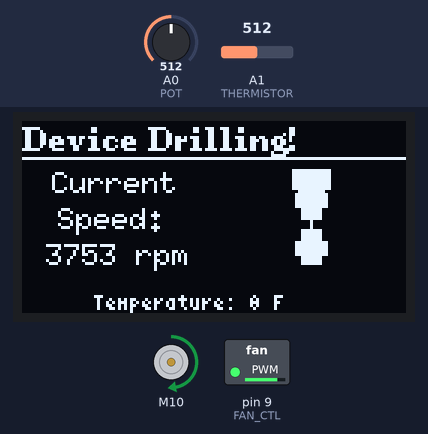
Bench run of a sketch on a simulated Arduino Uno, built with avr-gcc and run on an emulated ATmega328P. Parts: 128×64 one-colour display, DC motor (green arrow = forward, orange = backward, longer = faster), switched loads named in the sketch (green lamp = pin HIGH). The inputs (shaded band) are chosen by the test bench; at power-on: A0 (POT) = 512, A1 (THERMISTOR) = 512. What the sketch prints to the serial monitor is not drawn.

Above: at 1.4 s.
1.5 s: A0 (POT) set to 70
At 2.0 s:
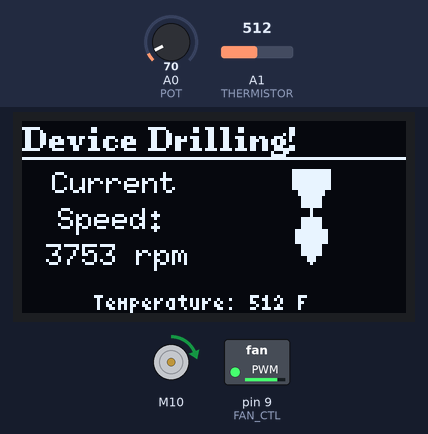
4.2 s: A0 (POT) set to 59
At 5.9 s:
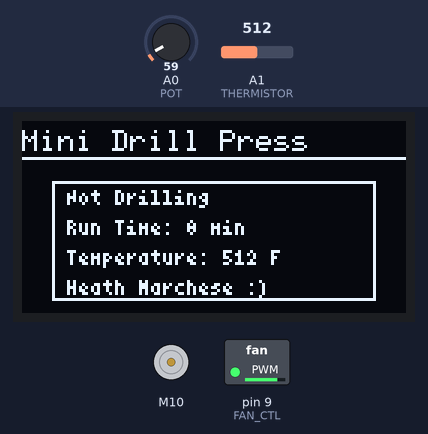
6.3 s: A0 (POT) set to 716
At 7.3 s:
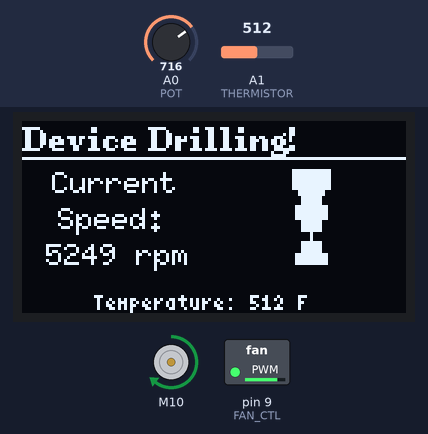
Timing chart, 0 to 9.3 s (numbered marks = the images above; inputs shaded):
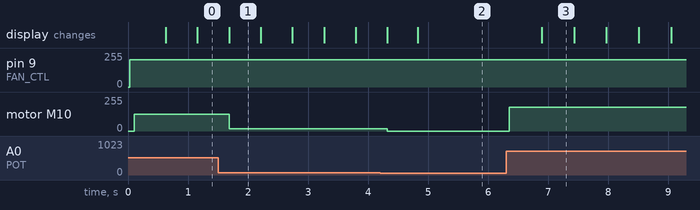

The sketch:

MDP_Sketch.ino
```cpp
// Libraries
#include <L298N.h>
#include <Wire.h>
#include <U8g2lib.h>
#include "drill_bitmaps.h"

// Arduino UNO Pin Definitions
#define IN1 10
#define IN2 11
#define EN 6  // PWM Capable

#define FAN_SENSE 8
#define FAN_CTL 9 // PWM Capable

#define POT A0
#define THERMISTOR A1

// Default SDA A4
// Default SCL A5

// Data Variables
volatile unsigned int motorRead = 0; // Motor speed adjustment value from POT
volatile unsigned short motorSpeed = 0;  // Calculated motor speed
volatile unsigned int tempReading = 0; // Temp reading
volatile float tempValue = 0.0; // Calculated temp value
volatile const unsigned int criticalTemp = 400; // NEED TO ADJUST FOR SYSTEM EFFICIENCY
volatile unsigned int fanRead = 0; // Fan interrupt counter for speed sensing
volatile unsigned int fanSpeed = 0;  // Measured speed in RPM


// Display Pages
enum DisplayPage
{
   PAGE_HOME,
   PAGE_SPINNING
};

DisplayPage currentPage = PAGE_HOME;

// Timing variables
unsigned long startMillis;
unsigned long lastMotorMillis = 0;
unsigned long lastTempMillis = 0;
unsigned long lastFanMillis = 0;
unsigned long lastDisplayMillis = 0;

// Update intervals (ms)
const unsigned long MOTOR_INTERVAL = 100; // Update motor speed every 100 ms
const unsigned long TEMP_INTERVAL  = 1000;  // Check temp every second
const unsigned long DISPLAY_INTERVAL = 100; // Update screen every 100 ms
const unsigned long FAN_INTERVAL = 60000; // Update rpm every minute

// Animate spin
const char *spinFrames[8] =
{
  drill_frame_0_bits,
  drill_frame_1_bits,
  drill_frame_2_bits,
  drill_frame_3_bits,
  drill_frame_4_bits,
  drill_frame_5_bits,
  drill_frame_6_bits,
  drill_frame_7_bits
};
int spinState = 0;

// Create U8G2 display object (SH1106 128x64, I2C)
U8G2_SH1106_128X64_NONAME_1_HW_I2C u8g2(U8G2_R0, /* reset=*/ U8X8_PIN_NONE);

// Create motor object
L298N motor(EN, IN1, IN2);

void setup()
{
  Serial.begin(115200);
  while(!Serial);

  // Initialize motor
  motor.setSpeed(0);

  // Initalize Display
  u8g2.begin();
  u8g2.setPowerSave(0);

  // Initialize fan
  pinMode(FAN_CTL, OUTPUT);
  analogWrite(FAN_CTL, 0);
  attachInterrupt(digitalPinToInterrupt(FAN_SENSE), fanRead, RISING);
}

void loop()
{
  unsigned long now = millis();

  // ----- Update Motor -----
  if (now - lastMotorMillis >= MOTOR_INTERVAL)
  {
    lastMotorMillis = now;

    motorRead = analogRead(POT);

    motorSpeed = map(motorRead, 0, 1023, 0, 255);

    if (motorSpeed > 15)
    {
      currentPage = PAGE_SPINNING;
      motor.setSpeed(motorSpeed);
      motor.forward();
      Serial.println(motorSpeed);

      // Update animation
      spinState = (spinState + 1) % 8;
    }
    else
    {
      currentPage = PAGE_HOME;
      motor.stop();
      spinState = 0;
    }

    // Change this eventually to use rotary encoder!
    motorSpeed = map(motorRead, 0, 1023, 0, 7500);
  }

  // ----- Update Temperature -----
  if (now - lastTempMillis >= TEMP_INTERVAL)
  {
    lastTempMillis = now;
    tempReading = analogRead(THERMISTOR);

    // ADD WAY TO CALCULATE AMBIENT TEMP
  }

  // ----- Update Fan -----
  if (tempReading - criticalTemp > 0)
  {
    analogWrite(FAN_CTL, 204);

    if (now - lastFanMillis >= FAN_INTERVAL)
    {
      fanSpeed = fanRead * 30;
      fanRead = 0;

      // Fan speed not being used for anything
      //Serial.println("Fan Speed %d rpm", fanSpeed);
    }
  }
  else
  {
    analogWrite(FAN_CTL, 0);
  }

  // ----- Update Display -----
  if (now - lastDisplayMillis >= DISPLAY_INTERVAL)
  {
    lastDisplayMillis = now;
    updateDisplay();
  }
}

void updateDisplay()
{
  char buf[16];
  u8g2.firstPage();
  do
  {
    if (currentPage == PAGE_HOME) // HOME PAGE
    {
      u8g2.setFont(u8g2_font_6x10_tf);
      u8g2.drawStr(0, 10, "Mini Drill Press");
      u8g2.drawHLine(0, 12, 128);

      uint8_t boxX = 10, boxY = 20, boxW = 108, boxH = 40;
      u8g2.drawFrame(boxX, boxY, boxW, boxH);

      u8g2.setFont(u8g2_font_4x6_tf);
      u8g2.setCursor(boxX + 5, boxY + 8);
      u8g2.print("Not Drilling");

      // Smooth run-time counter
      unsigned long elapsed = (millis() - startMillis) / 60000;
      u8g2.setCursor(boxX + 5, boxY + 18);
      u8g2.print("Run Time: ");
      sprintf(buf, "%lu min", elapsed);
      u8g2.print(buf);

      // Temperature
      u8g2.setCursor(boxX + 5, boxY + 28);
      u8g2.print("Temperature: ");
      sprintf(buf, "%d F", tempReading);
      u8g2.print(buf);

      // Placeholder
      u8g2.setCursor(boxX + 5, boxY + 38);
      u8g2.print("Heath Marchese :)");

    }
    else // SPINNING PAGE
    {
      //u8g2.setFont(u8g2_font_helvB24_tf);
      u8g2.setFont(u8g2_font_ncenB08_tr);
      u8g2.drawStr(0, 10, "Device Drilling!");
      u8g2.drawHLine(0, 12, 128);

      u8g2.setFont(u8g2_font_6x10_tf);
      u8g2.drawStr(10, 24, "Current");
      u8g2.drawStr(12, 36, "Speed:");
      sprintf(buf, "%hd rpm", motorSpeed);
      u8g2.drawStr(8, 48, buf);

      // Drill spinning animation
      u8g2.drawXBMP(80, 16, 32, 32, spinFrames[spinState]);

      u8g2.setFont(u8g2_font_4x6_tf);
      u8g2.setCursor(24, 63);
      u8g2.print("Temperature: ");
      sprintf(buf, "%d F", tempReading);
      u8g2.print(buf);
    }
  } while (u8g2.nextPage());
}
```

Source omitted: drill_bitmaps.h (data table, 5751 bytes)

Measured:
- the behaviour switches between 65 and 64 on A0 (POT) (found by bisection; images 1 and 2)
- after the input at 1.5 s, motor M10: forward 127/255 → forward 17/255 after 0.19 s
- after the input at 4.2 s, motor M10: forward 17/255 → stopped after 0.12 s; the display: first differs from a run without the input after 0.63 s (image 2)
- after the input at 6.3 s, motor M10: stopped → forward 178/255 after 0.06 s; the display: changes after 0.60 s (image 3)
- what the display in image 1 shows lasts 0.5 s, from 1.7 s to 2.2 s
